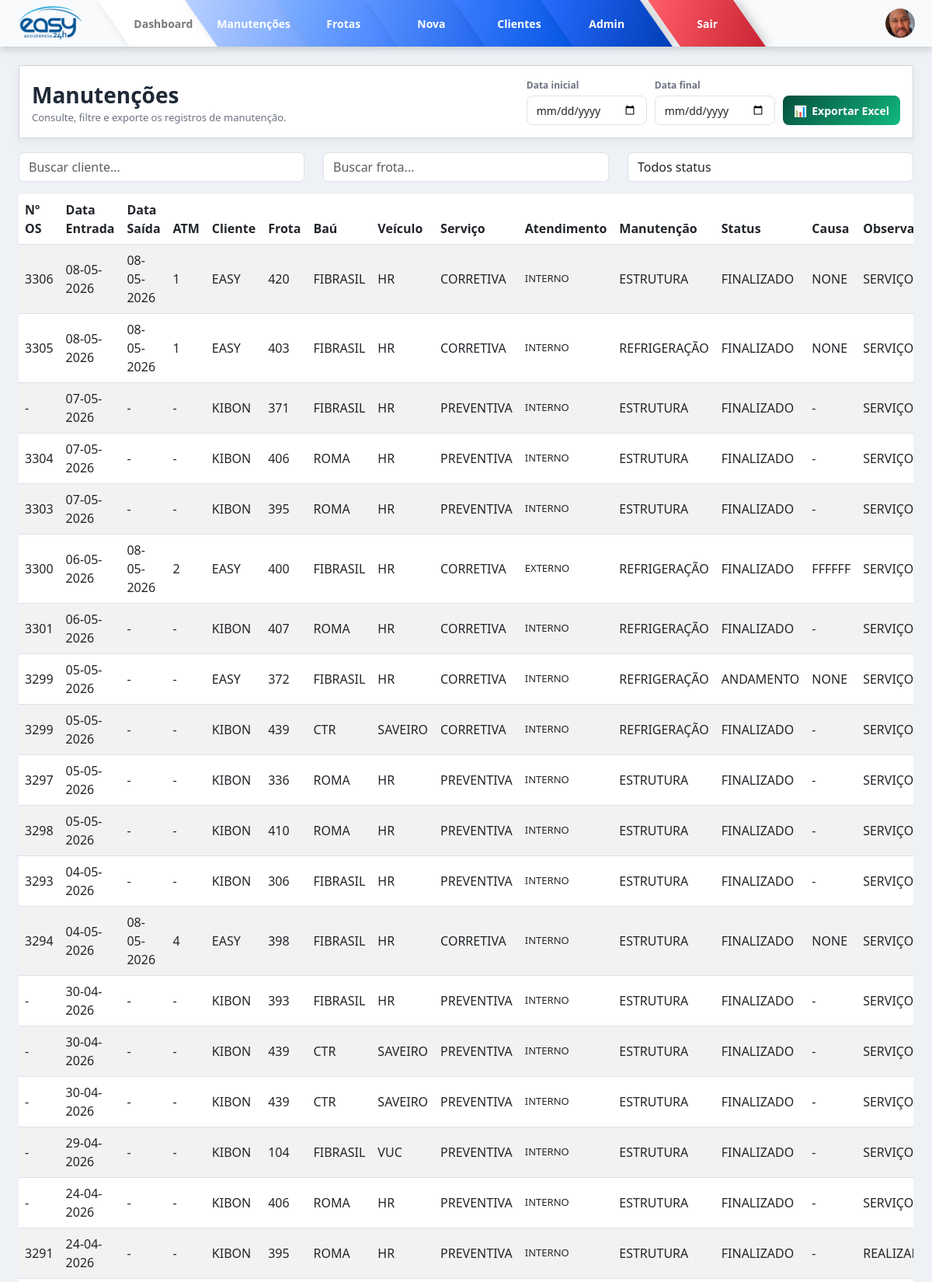
/manutencoes/lista (signed in, upper part), run on the app's committed database.
### models/manutencao.py (models this page shows)
class Manutencao(db.Model):
    __tablename__ = "manutencoes"
    id = db.Column(db.Integer, primary_key=True, autoincrement=True)
    data = db.Column(db.Date)          # Data de entrada
    data_saida = db.Column(db.Date)    # Data de saída
    dtm = db.Column(db.Integer)        # Dias entre entrada e saída
    numero_frota = db.Column(db.String)
    os = db.Column(db.String(50))
    bau = db.Column(db.String)
    tipo_veiculo = db.Column(db.String)
    tipo_servico = db.Column(db.String)
    tipo_atendimento = db.Column(db.String)
    tipo_manutencao = db.Column(db.String)
    status = db.Column(db.String)
    causa = db.Column(db.String)
    observacao = db.Column(db.String)
    cliente = db.Column(db.String)
    imagens = db.Column(db.Text)

### routes/manutencoes.py (the view, shortened to what this page needs)
@manutencao_bp.route("/lista")
def lista():
    if not session.get("user_id"):
        return redirect("/login")
    filtro = request.args.get("filtro")
    data_inicio = request.args.get("data_inicio")
    data_fim = request.args.get("data_fim")
    query = Manutencao.query
    if filtro == "andamento":
        query = query.filter(Manutencao.status.ilike("%ANDAMENTO%"))
    elif filtro == "corretiva":
        query = query.filter(Manutencao.tipo_servico.ilike("%CORRETIVA%"))
    elif filtro == "preventiva":
        query = query.filter(Manutencao.tipo_servico.ilike("%PREVENTIVA%"))
    registros = query.order_by(
        Manutencao.data.desc().nullslast()
    ).all()
    for r in registros:
        afericao_placa = AfericaoTermometro.query.filter_by(
            numero_frota=str(r.numero_frota).strip() if r.numero_frota else "",
            os=str(r.os).strip() if r.os else "",
            tipo_termometro="PLACA"
        ).first()
        afericao_ambiente = AfericaoTermometro.query.filter_by(
            numero_frota=str(r.numero_frota).strip() if r.numero_frota else "",
            os=str(r.os).strip() if r.os else "",
            tipo_termometro="AMBIENTE"
        ).first()
        r.placa_afericao = afericao_placa.afericao if afericao_placa else None
        r.placa_data_afericao = (
            afericao_placa.data_afericao.strftime("%d/%m/%Y")
            if afericao_placa and afericao_placa.data_afericao else None
        )
        r.placa_status = afericao_placa.status if afericao_placa else None
        r.placa_imagens = carregar_lista_imagens(afericao_placa.imagens) if afericao_placa else []
        r.ambiente_afericao = afericao_ambiente.afericao if afericao_ambiente else None
        r.ambiente_data_afericao = (
            afericao_ambiente.data_afericao.strftime("%d/%m/%Y")
            if afericao_ambiente and afericao_ambiente.data_afericao else None
        )
        r.ambiente_status = afericao_ambiente.status if afericao_ambiente else None
        r.ambiente_imagens = carregar_lista_imagens(afericao_ambiente.imagens) if afericao_ambiente else []
        r.imagens_lista = carregar_lista_imagens(r.imagens)
    return render_template(
        "manutencoes/lista.html",
        registros=registros
    )

### routes/manutencoes.py (called while the page is built)
def carregar_lista_imagens(valor):
    try:
        lista = json.loads(valor) if valor else []
        return lista if isinstance(lista, list) else []
    except:
        return []

### templates/manutencoes/lista.html (shortened to what this page needs)
{% extends "base.html" %}
{% block content %}
<div class="manutencoes-page-header">
  <div class="manutencoes-title-box">
    <h3 class="manutencoes-title">Manutenções</h3>
    <span class="manutencoes-subtitle">
      Consulte, filtre e exporte os registros de manutenção.
    </span>
  </div>
  <div class="excel-export-box">
    <div class="excel-field">
      <label for="dataInicio">Data inicial</label>
      <input type="date"
             id="dataInicio"
             class="form-control">
    </div>
    <div class="excel-field">
      <label for="dataFim">Data final</label>
      <input type="date"
             id="dataFim"
             class="form-control">
    </div>
    <button class="btn-export-excel"
            onclick="exportarExcel()">
      <span>📊</span>
      <span>Exportar Excel</span>
    </button>
  </div>
</div>
<div class="row mb-3">
  <div class="col-md-4 mb-2 mb-md-0">
    <input type="text"
           id="filtroCliente"
           class="form-control"
           placeholder="Buscar cliente...">
  </div>
  <div class="col-md-4 mb-2 mb-md-0">
    <input type="text"
           id="filtroFrota"
           class="form-control"
           placeholder="Buscar frota...">
  </div>
  <div class="col-md-4">
    <select id="filtroStatus" class="form-control">
      <option value="">Todos status</option>
    </select>
  </div>
</div>
<div class="table-responsive">
  <table class="table table-striped table-hover align-middle" id="tabelaManutencoes">
    <thead>
      <tr>
        <th>Nº OS</th>
        <th>Data Entrada</th>
        <th>Data Saída</th>
        <th>ATM</th>
        <th>Cliente</th>
        <th>Frota</th>
        <th>Baú</th>
        <th>Veículo</th>
        <th>Serviço</th>
        <th>Atendimento</th>
        <th>Manutenção</th>
        <th>Status</th>
        <th>Causa</th>
        <th>Observação</th>
      </tr>
    </thead>
    <tbody>
      {% for m in registros %}
        <tr>
          <td>{{ m.os or '-' }}</td>
          <td>{{ m.data.strftime('%d-%m-%Y') if m.data else '-' }}</td>
          <td>{{ m.data_saida.strftime('%d-%m-%Y') if m.data_saida else '-' }}</td>
          <td>{{ m.dtm if m.dtm is not none else '-' }}</td>
          <td>{{ m.cliente or '-' }}</td>
          <td>{{ m.numero_frota or '-' }}</td>
          <td>{{ m.bau or '-' }}</td>
          <td>{{ m.tipo_veiculo or '-' }}</td>
          <td>{{ m.tipo_servico or '-' }}</td>
          <td>{{ m.tipo_atendimento or '-' }}</td>
          <td>{{ m.tipo_manutencao or '-' }}</td>
          <td>{{ m.status or '-' }}</td>
          <td>{{ m.causa or '-' }}</td>
          <td class="obs-col">
            {{ m.observacao or '-' }}
          </td>
        </tr>
      {% endfor %}
    </tbody>
  </table>
</div>
{% endblock %}

### static/css/style.css (style rules this page uses)
:root { --gradient-start: #020024; --gradient-mid: #090979; --gradient-end: #00d4ff; --primary: #1e3a8a; --secondary: #3b82f6; --bg: #eef2f7; --card: #ffffff; --text: #1f2937; --muted: #6b7280; --border: #d1d5db; }
body { background: var(--bg); font-family: 'Segoe UI', sans-serif; color: var(--text); }
td { vertical-align: middle; }
td:nth-child(10) { max-width: 300px; white-space: normal; font-size: 13px; }
.obs-col { max-width: 250px; white-space: nowrap; overflow: hidden; text-overflow: ellipsis; }
:root { --xodo-azul: #5AA0C8; --xodo-roxo: #5A3D9A; --xodo-azul-forte: #2F80ED; }
.manutencoes-page-header { background: var(--card); border: 1px solid var(--border); padding: 16px; margin-bottom: 18px; box-shadow: 0 4px 12px rgba(0,0,0,0.06); display: flex; align-items: flex-end; justify-content: space-between; gap: 16px; flex-wrap: wrap; }
.manutencoes-title-box { display: flex; flex-direction: column; gap: 2px; }
.manutencoes-title { margin: 0; color: var(--text); font-weight: 700; }
.manutencoes-subtitle { color: var(--muted); font-size: 13px; }
.excel-export-box { display: flex; align-items: flex-end; gap: 10px; flex-wrap: wrap; }
.excel-field { display: flex; flex-direction: column; gap: 4px; }
.excel-field label { margin: 0; font-size: 12px; font-weight: 700; color: var(--muted); }
.excel-field .form-control { height: 38px; min-width: 155px; border-radius: 8px; font-size: 14px; }
.btn-export-excel { height: 38px; min-width: 150px; padding: 0 14px; border: none; border-radius: 8px; background: linear-gradient(135deg, #064e3b, #10b981); color: #fff; font-weight: 700; font-size: 14px; display: inline-flex; align-items: center; justify-content: center; gap: 6px; transition: 0.2s ease; }

### data on the page
Manutencao: os "3306", data "08-05-2026", data_saida "08-05-2026", dtm "1", cliente "EASY", numero_frota "420", bau "FIBRASIL", tipo_veiculo "HR", tipo_servico "CORRETIVA", tipo_atendimento "INTERNO", tipo_manutencao "ESTRUTURA", status "FINALIZADO", causa "NONE", observacao "SERVIÇOS DE GAIOLAS, REAP…"
Manutencao: os "3305", data "08-05-2026", data_saida "08-05-2026", dtm "1", cliente "EASY", numero_frota "403", bau "FIBRASIL", tipo_veiculo "HR", tipo_servico "CORRETIVA", tipo_atendimento "INTERNO", tipo_manutencao "REFRIGERAÇÃO", status "FINALIZADO", causa "NONE", observacao "SERVIÇOS DE GAIOLAS, REAP…"
Manutencao: os "-", data "07-05-2026", data_saida "-", dtm "-", cliente "KIBON", numero_frota "371", bau "FIBRASIL", tipo_veiculo "HR", tipo_servico "PREVENTIVA", tipo_atendimento "INTERNO", tipo_manutencao "ESTRUTURA", status "FINALIZADO", causa "-", observacao "SERVIÇOS DE GAIOLAS, REAP…"
Manutencao: os "3304", data "07-05-2026", data_saida "-", dtm "-", cliente "KIBON", numero_frota "406", bau "ROMA", tipo_veiculo "HR", tipo_servico "PREVENTIVA", tipo_atendimento "INTERNO", tipo_manutencao "ESTRUTURA", status "FINALIZADO", causa "-", observacao "SERVIÇOS DE GAIOLAS, REAP…"
Manutencao: os "3303", data "07-05-2026", data_saida "-", dtm "-", cliente "KIBON", numero_frota "395", bau "ROMA", tipo_veiculo "HR", tipo_servico "PREVENTIVA", tipo_atendimento "INTERNO", tipo_manutencao "ESTRUTURA", status "FINALIZADO", causa "-", observacao "SERVIÇOS DE GAIOLAS, REAP…"
Manutencao: os "3300", data "06-05-2026", data_saida "08-05-2026", dtm "2", cliente "EASY", numero_frota "400", bau "FIBRASIL", tipo_veiculo "HR", tipo_servico "CORRETIVA", tipo_atendimento "EXTERNO", tipo_manutencao "REFRIGERAÇÃO", status "FINALIZADO", causa "FFFFFF", observacao "SERVIÇOS DE GAIOLAS, REAP…"
Manutencao: os "3301", data "06-05-2026", data_saida "-", dtm "-", cliente "KIBON", numero_frota "407", bau "ROMA", tipo_veiculo "HR", tipo_servico "CORRETIVA", tipo_atendimento "INTERNO", tipo_manutencao "REFRIGERAÇÃO", status "FINALIZADO", causa "-", observacao "SERVIÇO DE CORREÇÃO 02 P…"
Manutencao: os "3299", data "05-05-2026", data_saida "-", dtm "-", cliente "EASY", numero_frota "372", bau "FIBRASIL", tipo_veiculo "HR", tipo_servico "CORRETIVA", tipo_atendimento "INTERNO", tipo_manutencao "REFRIGERAÇÃO", status "ANDAMENTO", causa "NONE", observacao "SERVIÇOS DE GAIOLAS, REAP…"
Manutencao: os "3299", data "05-05-2026", data_saida "-", dtm "-", cliente "KIBON", numero_frota "439", bau "CTR", tipo_veiculo "SAVEIRO", tipo_servico "CORRETIVA", tipo_atendimento "INTERNO", tipo_manutencao "REFRIGERAÇÃO", status "FINALIZADO", causa "-", observacao "SERVIÇO DE REFRIGERAÇÃO…"
Manutencao: os "3297", data "05-05-2026", data_saida "-", dtm "-", cliente "KIBON", numero_frota "336", bau "ROMA", tipo_veiculo "HR", tipo_servico "PREVENTIVA", tipo_atendimento "INTERNO", tipo_manutencao "ESTRUTURA", status "FINALIZADO", causa "-", observacao "SERVIÇOS DE GAIOLAS, REAP…"
Manutencao: os "3298", data "05-05-2026", data_saida "-", dtm "-", cliente "KIBON", numero_frota "410", bau "ROMA", tipo_veiculo "HR", tipo_servico "PREVENTIVA", tipo_atendimento "INTERNO", tipo_manutencao "ESTRUTURA", status "FINALIZADO", causa "-", observacao "SERVIÇOS DE GAIOLAS, REAP…"
Manutencao: os "3293", data "04-05-2026", data_saida "-", dtm "-", cliente "KIBON", numero_frota "306", bau "FIBRASIL", tipo_veiculo "HR", tipo_servico "PREVENTIVA", tipo_atendimento "INTERNO", tipo_manutencao "ESTRUTURA", status "FINALIZADO", causa "-", observacao "SERVIÇOS DE GAIOLAS, REAP…"
Manutencao: os "3294", data "04-05-2026", data_saida "08-05-2026", dtm "4", cliente "EASY", numero_frota "398", bau "FIBRASIL", tipo_veiculo "HR", tipo_servico "CORRETIVA", tipo_atendimento "INTERNO", tipo_manutencao "ESTRUTURA", status "FINALIZADO", causa "NONE", observacao "SERVIÇOS DE GAIOLAS, REAP…"
Manutencao: os "-", data "30-04-2026", data_saida "-", dtm "-", cliente "KIBON", numero_frota "393", bau "FIBRASIL", tipo_veiculo "HR", tipo_servico "PREVENTIVA", tipo_atendimento "INTERNO", tipo_manutencao "ESTRUTURA", status "FINALIZADO", causa "-", observacao "SERVIÇOS DE GAIOLAS, REAP…"
Manutencao: os "-", data "30-04-2026", data_saida "-", dtm "-", cliente "KIBON", numero_frota "439", bau "CTR", tipo_veiculo "SAVEIRO", tipo_servico "PREVENTIVA", tipo_atendimento "INTERNO", tipo_manutencao "ESTRUTURA", status "FINALIZADO", causa "-", observacao "SERVIÇOS REAPERTO DE GRA…"
Manutencao: os "-", data "30-04-2026", data_saida "-", dtm "-", cliente "KIBON", numero_frota "439", bau "CTR", tipo_veiculo "SAVEIRO", tipo_servico "PREVENTIVA", tipo_atendimento "INTERNO", tipo_manutencao "ESTRUTURA", status "FINALIZADO", causa "-", observacao "SERVIÇOS DE REAPERTO DE…"
Manutencao: os "-", data "29-04-2026", data_saida "-", dtm "-", cliente "KIBON", numero_frota "104", bau "FIBRASIL", tipo_veiculo "VUC", tipo_servico "PREVENTIVA", tipo_atendimento "INTERNO", tipo_manutencao "ESTRUTURA", status "FINALIZADO", causa "-", observacao "SERVIÇOS DE GAIOLAS, REAP…"
Manutencao: os "-", data "24-04-2026", data_saida "-", dtm "-", cliente "KIBON", numero_frota "406", bau "ROMA", tipo_veiculo "HR", tipo_servico "PREVENTIVA", tipo_atendimento "INTERNO", tipo_manutencao "ESTRUTURA", status "FINALIZADO", causa "-", observacao "SERVIÇOS DE GAIOLAS, REAP…"
Manutencao: os "3291", data "24-04-2026", data_saida "-", dtm "-", cliente "KIBON", numero_frota "395", bau "ROMA", tipo_veiculo "HR", tipo_servico "PREVENTIVA", tipo_atendimento "INTERNO", tipo_manutencao "ESTRUTURA", status "FINALIZADO", causa "-", observacao "REALIZADO OS SERVIÇOS DO…"
